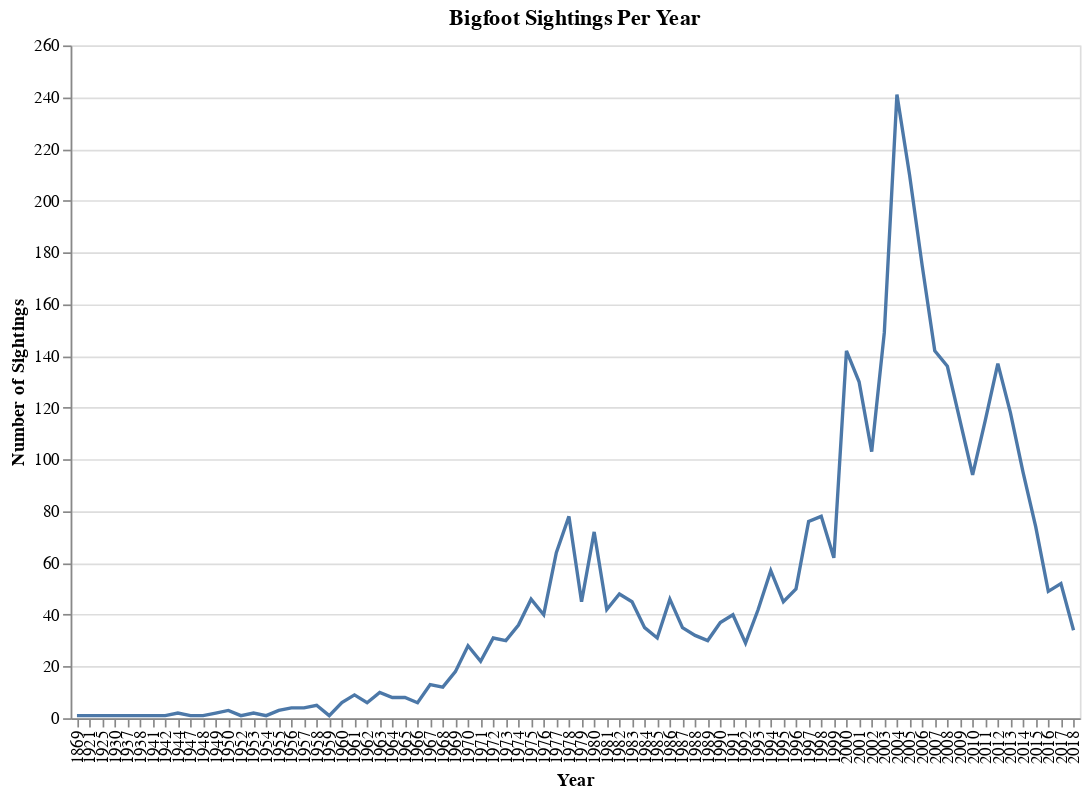

The notebook cell this image was saved under:
### Code cell
alt.data_transformers.disable_max_rows()
line_chart = alt.Chart(yearly_data).mark_line().encode(
    x=alt.X('year:O', title='Year'),
    y=alt.Y('sightings:Q', title='Number of Sightings'),
    tooltip=['year', 'sightings']
).properties(
    title="Bigfoot Sightings Per Year",
    width=600,
    height=400
)

line_chart.save("line_chart.html")
line_chart

### Figure 1 — Vega-Lite specification as saved in the notebook (floating-point values rounded to 4 significant figures)
{"config": {"view": {"continuousWidth": 300, "continuousHeight": 300}}, "data": {"name": "data-24736a8526190a51cf48fb44adbf59fe"}, "mark": {"type": "line"}, "encoding": {"tooltip": [{"field": "year", "type": "quantitative"}, {"field": "sightings", "type": "quantitative"}], "x": {"field": "year", "title": "Year", "type": "ordinal"}, "y": {"field": "sightings", "title": "Number of Sightings", "type": "quantitative"}}, "height": 400, "title": "Bigfoot Sightings Per Year", "width": 600, "$schema": "https://vega.github.io/schema/vega-lite/v5.20.1.json", "datasets": {"data-24736a8526190a51cf48fb44adbf59fe": [{"year": 1869.0, "sightings": 1}, {"year": 1921.0, "sightings": 1}, {"year": 1925.0, "sightings": 1}, {"year": 1930.0, "sightings": 1}, {"year": 1937.0, "sightings": 1}, {"year": 1938.0, "sightings": 1}, {"year": 1941.0, "sightings": 1}, {"year": 1942.0, "sightings": 1}, {"year": 1944.0, "sightings": 2}, {"year": 1947.0, "sightings": 1}, {"year": 1948.0, "sightings": 1}, {"year": 1949.0, "sightings": 2}, {"year": 1950.0, "sightings": 3}, {"year": 1952.0, "sightings": 1}, {"year": 1953.0, "sightings": 2}, {"year": 1954.0, "sightings": 1}, {"year": 1955.0, "sightings": 3}, {"year": 1956.0, "sightings": 4}, {"year": 1957.0, "sightings": 4}, {"year": 1958.0, "sightings": 5}, {"year": 1959.0, "sightings": 1}, {"year": 1960.0, "sightings": 6}, {"year": 1961.0, "sightings": 9}, {"year": 1962.0, "sightings": 6}, {"year": 1963.0, "sightings": 10}, {"year": 1964.0, "sightings": 8}, {"year": 1965.0, "sightings": 8}, {"year": 1966.0, "sightings": 6}, {"year": 1967.0, "sightings": 13}, {"year": 1968.0, "sightings": 12}, {"year": 1969.0, "sightings": 18}, {"year": 1970.0, "sightings": 28}, {"year": 1971.0, "sightings": 22}, {"year": 1972.0, "sightings": 31}, {"year": 1973.0, "sightings": 30}, {"year": 1974.0, "sightings": 36}, {"year": 1975.0, "sightings": 46}, {"year": 1976.0, "sightings": 40}, {"year": 1977.0, "sightings": 64}, {"year": 1978.0, "sightings": 78}, {"year": 1979.0, "sightings": 45}, {"year": 1980.0, "sightings": 72}, {"year": 1981.0, "sightings": 42}, {"year": 1982.0, "sightings": 48}, {"year": 1983.0, "sightings": 45}, {"year": 1984.0, "sightings": 35}, {"year": 1985.0, "sightings": 31}, {"year": 1986.0, "sightings": 46}, {"year": 1987.0, "sightings": 35}, {"year": 1988.0, "sightings": 32}, {"year": 1989.0, "sightings": 30}, {"year": 1990.0, "sightings": 37}, {"year": 1991.0, "sightings": 40}, {"year": 1992.0, "sightings": 29}, {"year": 1993.0, "sightings": 42}, {"year": 1994.0, "sightings": 57}, {"year": 1995.0, "sightings": 45}, {"year": 1996.0, "sightings": 50}, {"year": 1997.0, "sightings": 76}, {"year": 1998.0, "sightings": 78}, {"year": 1999.0, "sightings": 62}, {"year": 2000.0, "sightings": 142}, {"year": 2001.0, "sightings": 130}, {"year": 2002.0, "sightings": 103}, {"year": 2003.0, "sightings": 149}, {"year": 2004.0, "sightings": 241}, {"year": 2005.0, "sightings": 210}, {"year": 2006.0, "sightings": 175}, {"year": 2007.0, "sightings": 142}, {"year": 2008.0, "sightings": 136}, {"year": 2009.0, "sightings": 115}, {"year": 2010.0, "sightings": 94}, {"year": 2011.0, "sightings": 115}, {"year": 2012.0, "sightings": 137}, {"year": 2013.0, "sightings": 118}, {"year": 2014.0, "sightings": 95}, {"year": 2015.0, "sightings": 74}, {"year": 2016.0, "sightings": 49}, {"year": 2017.0, "sightings": 52}, {"year": 2018.0, "sightings": 34}]}}
